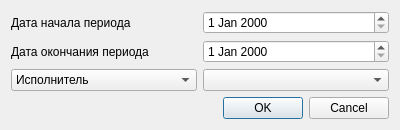
<?xml version="1.0" encoding="UTF-8"?>
<ui version="4.0">
 <class>ReportSalary_PerformerSetupDialog</class>
 <widget class="QDialog" name="ReportSalary_PerformerSetupDialog">
  <property name="geometry">
   <rect>
    <x>0</x>
    <y>0</y>
    <width>400</width>
    <height>125</height>
   </rect>
  </property>
  <property name="windowTitle">
   <string>Dialog</string>
  </property>
  <layout class="QGridLayout" name="gridLayout">
   <item row="0" column="0">
    <widget class="QLabel" name="label">
     <property name="text">
      <string>Дата начала периода</string>
     </property>
    </widget>
   </item>
   <item row="0" column="1">
    <widget class="CDateEdit" name="edtBegDate">
     <property name="sizePolicy">
      <sizepolicy hsizetype="Minimum" vsizetype="Expanding">
       <horstretch>0</horstretch>
       <verstretch>0</verstretch>
      </sizepolicy>
     </property>
    </widget>
   </item>
   <item row="1" column="0">
    <widget class="QLabel" name="label_2">
     <property name="text">
      <string>Дата окончания периода</string>
     </property>
    </widget>
   </item>
   <item row="1" column="1">
    <widget class="CDateEdit" name="edtEndDate">
     <property name="sizePolicy">
      <sizepolicy hsizetype="Minimum" vsizetype="Expanding">
       <horstretch>0</horstretch>
       <verstretch>0</verstretch>
      </sizepolicy>
     </property>
    </widget>
   </item>
   <item row="2" column="0">
    <widget class="QComboBox" name="cmbType">
     <property name="sizePolicy">
      <sizepolicy hsizetype="Preferred" vsizetype="Expanding">
       <horstretch>0</horstretch>
       <verstretch>0</verstretch>
      </sizepolicy>
     </property>
     <item>
      <property name="text">
       <string>Исполнитель</string>
      </property>
     </item>
     <item>
      <property name="text">
       <string>Ассистент</string>
      </property>
     </item>
    </widget>
   </item>
   <item row="2" column="1">
    <widget class="CPersonComboBoxEx" name="cmbPerformer">
     <property name="sizePolicy">
      <sizepolicy hsizetype="Preferred" vsizetype="Expanding">
       <horstretch>0</horstretch>
       <verstretch>0</verstretch>
      </sizepolicy>
     </property>
    </widget>
   </item>
   <item row="3" column="0" colspan="2">
    <widget class="QDialogButtonBox" name="buttonBox">
     <property name="orientation">
      <enum>Qt::Horizontal</enum>
     </property>
     <property name="standardButtons">
      <set>QDialogButtonBox::Cancel|QDialogButtonBox::Ok</set>
     </property>
    </widget>
   </item>
   <item row="4" column="0">
    <spacer name="verticalSpacer">
     <property name="orientation">
      <enum>Qt::Vertical</enum>
     </property>
     <property name="sizeHint" stdset="0">
      <size>
       <width>20</width>
       <height>40</height>
      </size>
     </property>
    </spacer>
   </item>
  </layout>
 </widget>
 <customwidgets>
  <customwidget>
   <class>CPersonComboBoxEx</class>
   <extends>QComboBox</extends>
   <header>Orgs/PersonComboBoxEx</header>
  </customwidget>
  <customwidget>
   <class>CDateEdit</class>
   <extends>QDateEdit</extends>
   <header>library/DateEdit</header>
  </customwidget>
 </customwidgets>
 <resources/>
 <connections>
  <connection>
   <sender>buttonBox</sender>
   <signal>rejected()</signal>
   <receiver>ReportSalary_PerformerSetupDialog</receiver>
   <slot>reject()</slot>
   <hints>
    <hint type="sourcelabel">
     <x>316</x>
     <y>260</y>
    </hint>
    <hint type="destinationlabel">
     <x>286</x>
     <y>274</y>
    </hint>
   </hints>
  </connection>
 </connections>
</ui>
